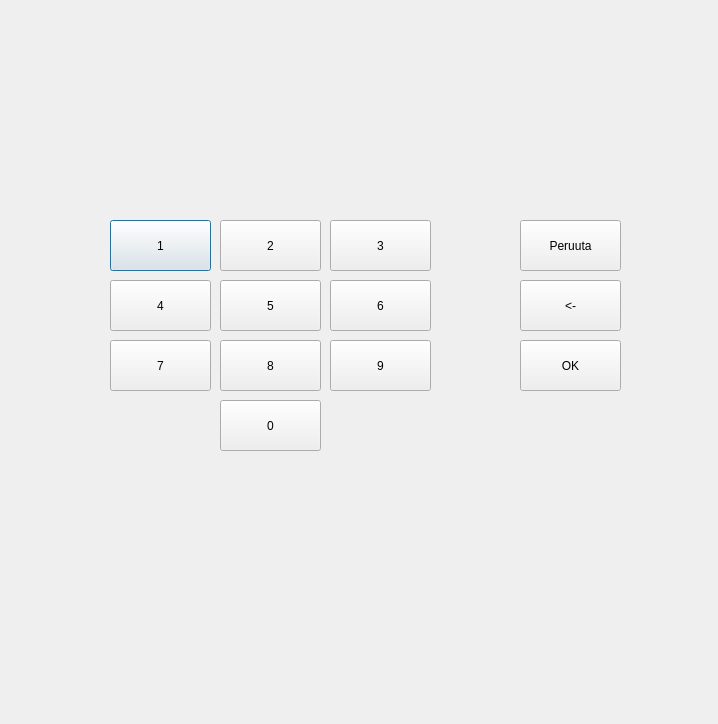
<?xml version="1.0" encoding="UTF-8"?>
<ui version="4.0">
 <class>NostaSumma</class>
 <widget class="QDialog" name="NostaSumma">
  <property name="geometry">
   <rect>
    <x>0</x>
    <y>0</y>
    <width>718</width>
    <height>724</height>
   </rect>
  </property>
  <property name="windowTitle">
   <string>Dialog</string>
  </property>
  <widget class="QPushButton" name="pushButton_1">
   <property name="geometry">
    <rect>
     <x>110</x>
     <y>220</y>
     <width>101</width>
     <height>51</height>
    </rect>
   </property>
   <property name="text">
    <string>1</string>
   </property>
  </widget>
  <widget class="QPushButton" name="pushButton_2">
   <property name="geometry">
    <rect>
     <x>220</x>
     <y>220</y>
     <width>101</width>
     <height>51</height>
    </rect>
   </property>
   <property name="text">
    <string>2</string>
   </property>
  </widget>
  <widget class="QPushButton" name="pushButton_3">
   <property name="geometry">
    <rect>
     <x>330</x>
     <y>220</y>
     <width>101</width>
     <height>51</height>
    </rect>
   </property>
   <property name="text">
    <string>3</string>
   </property>
  </widget>
  <widget class="QPushButton" name="pushButton_4">
   <property name="geometry">
    <rect>
     <x>110</x>
     <y>280</y>
     <width>101</width>
     <height>51</height>
    </rect>
   </property>
   <property name="text">
    <string>4</string>
   </property>
  </widget>
  <widget class="QPushButton" name="pushButton_5">
   <property name="geometry">
    <rect>
     <x>220</x>
     <y>280</y>
     <width>101</width>
     <height>51</height>
    </rect>
   </property>
   <property name="text">
    <string>5</string>
   </property>
  </widget>
  <widget class="QPushButton" name="pushButton_6">
   <property name="geometry">
    <rect>
     <x>330</x>
     <y>280</y>
     <width>101</width>
     <height>51</height>
    </rect>
   </property>
   <property name="text">
    <string>6</string>
   </property>
  </widget>
  <widget class="QPushButton" name="pushButton_7">
   <property name="geometry">
    <rect>
     <x>110</x>
     <y>340</y>
     <width>101</width>
     <height>51</height>
    </rect>
   </property>
   <property name="text">
    <string>7</string>
   </property>
  </widget>
  <widget class="QPushButton" name="pushButton_8">
   <property name="geometry">
    <rect>
     <x>220</x>
     <y>340</y>
     <width>101</width>
     <height>51</height>
    </rect>
   </property>
   <property name="text">
    <string>8</string>
   </property>
  </widget>
  <widget class="QPushButton" name="pushButton_9">
   <property name="geometry">
    <rect>
     <x>330</x>
     <y>340</y>
     <width>101</width>
     <height>51</height>
    </rect>
   </property>
   <property name="text">
    <string>9</string>
   </property>
  </widget>
  <widget class="QPushButton" name="pushButton_0">
   <property name="geometry">
    <rect>
     <x>220</x>
     <y>400</y>
     <width>101</width>
     <height>51</height>
    </rect>
   </property>
   <property name="text">
    <string>0</string>
   </property>
  </widget>
  <widget class="QPushButton" name="pushButton_Peruuta">
   <property name="geometry">
    <rect>
     <x>520</x>
     <y>220</y>
     <width>101</width>
     <height>51</height>
    </rect>
   </property>
   <property name="text">
    <string>Peruuta</string>
   </property>
  </widget>
  <widget class="QPushButton" name="pushButton_Pyyhi">
   <property name="geometry">
    <rect>
     <x>520</x>
     <y>280</y>
     <width>101</width>
     <height>51</height>
    </rect>
   </property>
   <property name="text">
    <string>&lt;-</string>
   </property>
  </widget>
  <widget class="QPushButton" name="pushButton_Ok">
   <property name="geometry">
    <rect>
     <x>520</x>
     <y>340</y>
     <width>101</width>
     <height>51</height>
    </rect>
   </property>
   <property name="text">
    <string>OK</string>
   </property>
  </widget>
  <widget class="QLabel" name="label">
   <property name="geometry">
    <rect>
     <x>100</x>
     <y>120</y>
     <width>331</width>
     <height>61</height>
    </rect>
   </property>
   <property name="font">
    <font>
     <pointsize>40</pointsize>
    </font>
   </property>
   <property name="text">
    <string/>
   </property>
  </widget>
 </widget>
 <resources/>
 <connections/>
</ui>
